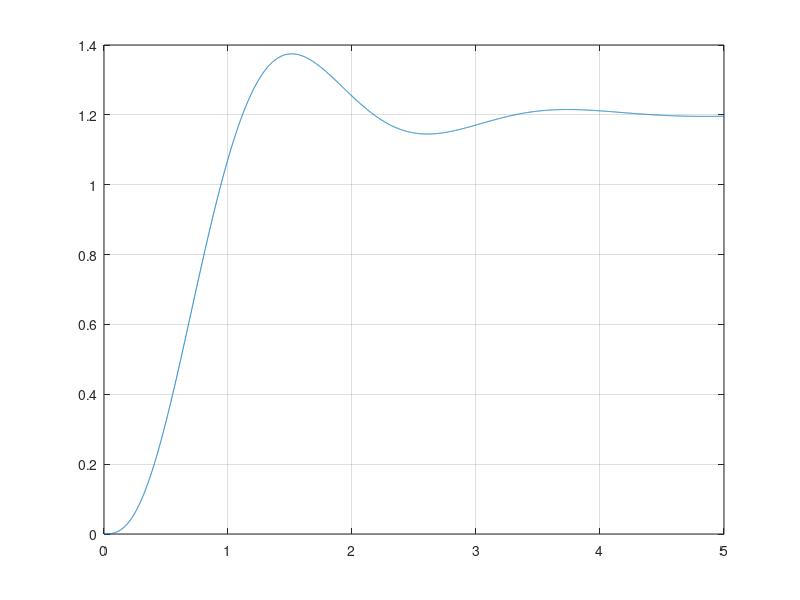

Recreate this plot in MATLAB.
s = tf('s'); %define s
C = s + 100;    % define controller
Plant = 5/(s^2*(s+5)); %define plant motor
K1 = 0.05;
K2 = 3;
T =(feedback(K1*C*feedback(Plant, K2*s), 1)) %Transfer function
Plant_K2 = feedback(Plant, K2*s);
Plant_K1 = feedback(Plant_K2, K1*C)

%output due to step input
t = 0: 0.001: 5;
input = ones(size(t));
y_input = lsim(T, input, t);

%output due to step disturbance
disturbance = ones(size(t));
y_disturbance = lsim(Plant_K1, input, t);

y = y_input + y_disturbance;
plot(t,y);
grid on;
